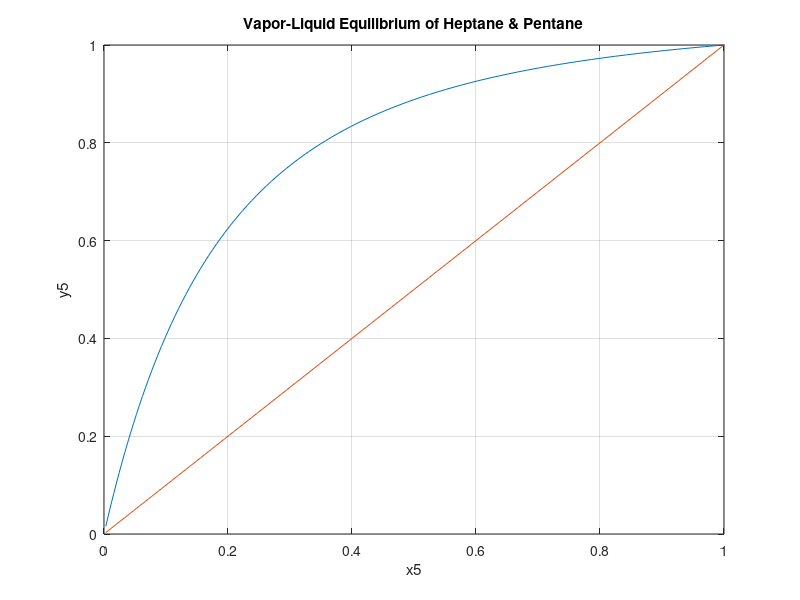

Here is the MATLAB script that generated this plot:
% Optimizing Distillation Column - Heptane/Pentane
%
% Prints conditions and compositions of entire column
%
% Obed Espina

clc; clear all; close all; format long;

% D = distillate (top) & B = bottom (of distillation column)
% p/P/5 = pentane (C5H12) & h/H/7 = heptane (C7H16)

P = 1.01325; %bar, atmospheric pressure

Cp7 = 256.1; %J / K mol, heat capacity of heptane @ boiling T.
Hvap7 = 31.77 * 1000; %J / mol, heat of vaporization for heptane
Cp5 = 125; %J / K mol, heat capacity of pentane @ boiling T.
Hvap5 = 25.79 * 1000; %J / mol, heat of vaporization for heptane

R = 8.314; %J / mol K
bpHep = 370.38076; %K
bpPen = 309.284033; %K
Q = @(flow1, flow2, Tout) ...
     (flow1*(bpHep-Tout)*Cp7 + flow2*Hvap7)/1e6/60/60; %MW
Q2 = @(flow1, flow2, Tout) ...
      (flow1*(bpPen-Tout)*Cp5 - flow2*Hvap5)/1e6/60/60; %MW

T_range = linspace(bpPen,bpHep,100); %K

%vapor pressures
Pvp5 = @(T) exp(10.422 - 26799./(R.*T)); % vapor pressure of pentane
Pvp7 = @(T) exp(11.431 - 35200./(R.*T)); % vapor pressure of heptane
%pentane
x5 = @(T) (P - Pvp7(T)) ./ (Pvp5(T) - Pvp7(T));
y5 = @(T) Pvp5(T).*x5(T)./P;
%heptane
x7 = @(T) P.*(1 - y5(T))./Pvp7(T);
y7 = @(T) 1 - y5(T);
plot(x5(T_range), y5(T_range), x5(T_range), x5(T_range));
grid on; title('Vapor-Liquid Equilibrium of Heptane & Pentane'); 
xlabel('x5'), ylabel('y5');
axis([0 1 0 1]);

% Feed
F = 5000; %mol/hr, feed stream
xH0 = 0.5; % 50% liquid H in feed stream
xP0 = 0.5; % 50% liquid P in feed stream
feedH = F*xH0; %mol, moles of H in feed
feedP = F*xP0; %mol, moles of P in feed

% Distillate
yHD = 0.98; % 95% H gas 
yPD = 1 - yHD; % 05% P gas 
distH = feedH * yHD; %mol, moles of H 
distP = feedP * yPD; %mol, moles of P 

xHD = x7(fzero(@(T) (y7(T) - yHD), 360));
xPD = x5(fzero(@(T) (y5(T) - yPD), 360));

% Bottom
xHB = 0.05; % 05% H gas 
xPB = 0.95; % 95% P gas 
botmH = feedH * xHB; %mol, moles of H 
botmP = feedP * xPB; %mol, moles of P 



D = 2500;
B = 2500;
% 
recycleRatio = [1 5 10 100]; %recycle ratio
f = [2 3 4 5]; % feed entry at stage 2, 3, 4, or 5

fprintf('\n');
    fprintf('NOTE: All Temperatures in Kelvin\n');
    fprintf('& Heat Duty in MegaWatts\n');
for q = recycleRatio
    fprintf('\n');
    fprintf('------------------------------------------------\n');
    fprintf('---------------recycle ratio: %d --------------\n', q);
    L = q*D; 
    V = L + D;
    
    for feedEntry = f

if (feedEntry == 2) 
%% Entry at Stage 2 %%%%%%%%%%%%%%%%%%%%%%%%%%%%%%%%%%%%%%%%%%%%%%%%%%%%%%%
x(1) = 0.95; %x1 = x(1)
y(1) = 0.95; y1 = y(1);
t(1) = fzero(@(T) (y5(T) - 0.95), 360);
fprintf('T1 = %f\t\tdeltaT = %f\tQ = %f\n', ...
                                t(1), bpPen-t(1), Q2(V, L, t(1)));
% Stage 1 %
t(2) = fzero(@(T) (y5(T) - y(1)), 360);
x(2) = x5(t(2)); 
y(2) = q*x(2)/(q+1) + y(1)/(q+1); 
if(x(2) < 0.05), 
    fprintf('T2 = %f\t\tdeltaT = %f\n', t(2), bpHep-t(2));
end
% Stage 2: Feed Entry %
t(3) = fzero(@(T) (y5(T) - y(2)), 360);
x(3) = x5(t(3)); 
y(3) = (V*y(2) + (L+F)*x(3) - F*xP0 - L*x(2))/V; 
if(x(3) < 0.05), 
    fprintf('T3 = %f\t\tdeltaT = %f\n', t(3), bpHep-t(3)); 
end
% Stage 3 %
t(4) = fzero(@(T) (y5(T) - y(3)), 360);
x(4) = x5(t(4)); 
y(4) = (V*y(3) + (L+F)*x(4) - (L+F)*x(3))/V;
if(x(4) < 0.05), 
    fprintf('T4 = %f\t\tdeltaT = %f\n', t(4), bpHep-t(4)); 
end
% Stage 4 %
t(5) = fzero(@(T) (y5(T) - y(4)), 360);
x(5) = x5(t(5)); 
y(5) = (V*y(4) + (L+F)*x(5) - (L+F)*x(4))/V;
if(x(5) < 0.05), 
    fprintf('T5 = %f\t\tdeltaT = %f\tQ = %f\n', ...
                                t(5), bpHep-t(5), Q((L+F), V, t(5))); 
end
% Stage 5 %
t(6) = fzero(@(T) (y5(T) - y(5)), 360);
x(6) = x5(t(6)); 
y(6) = (V*y(5) + (L+F)*x(6) - (L+F)*x(5))/V;
if(x(6) < 0.05), 
    fprintf('T6 = %f\t\tdeltaT = %f\tQ = %f\n', ...
                                t(6), bpHep-t(6), Q((L+F), V, t(6))); 
end

stgNum = 6;
fprintf('Pentane Balances:\n\n');
for k = 1:stgNum
    fprintf('\t\tx: %f\ty: %f\n', x(k), y(k));
    if k < stgNum, fprintf('---Stage %d----------------------\n', k); end
end
fprintf('\n\twith feed of %d mol/hr', F);
fprintf('\n\tand feed entrance at Stage 2\n');

end

if (feedEntry == 3) 
%% Entry at Stage 3 %%%%%%%%%%%%%%%%%%%%%%%%%%%%%%%%%%%%%%%%%%%%%%%%%%%%%%%

fprintf('\n\n');
x(1) = 0.95; %x1 = x(1)
y(1) = 0.95; y1 = y(1);
t(1) = fzero(@(T) (y5(T) - 0.95), 360);
fprintf('T1 = %f\t\tdeltaT = %f\tQ = %f\n', ...
                                t(1), bpPen-t(1), Q2(V, L, t(1)));
% Stage 1 %
t(2) = fzero(@(T) (y5(T) - y(1)), 360);
x(2) = x5(t(2)); 
y(2) = q*x(2)/(q+1) + y(1)/(q+1);
if(x(2) < 0.05), 
    fprintf('T2 = %f\t\tdeltaT = %f\n', t(2), bpHep-t(2));
end
% Stage 2 %
t(3) = fzero(@(T) (y5(T) - y(2)), 360);
x(3) = x5(t(3)); 
y(3) = (V*y(2) + (L)*x(3) - (L)*x(2))/V;
if(x(3) < 0.05), 
    fprintf('T3 = %f\t\tdeltaT = %f\n', t(2), bpHep-t(3));
end
% Stage 3: Feed Entry %
t(4) = fzero(@(T) (y5(T) - y(3)), 360);
x(4) = x5(t(4)); 
y(4) = (V*y(3) + (L+F)*x(4) - F*xP0 - L*x(3))/V; 
if(x(4) < 0.05), 
    fprintf('T4 = %f\t\tdeltaT = %f\n', t(4), bpHep-t(4));
end
% Stage 4 % 
t(5) = fzero(@(T) (y5(T) - y(4)), 360);
x(5) = x5(t(5)); 
y(5) = (V*y(4) + (L+F)*x(5) - (L+F)*x(4))/V; 
if(x(5) < 0.05), 
    fprintf('T5 = %f\t\tdeltaT = %f\tQ = %f\n', ...
                                t(5), bpHep-t(5), Q((L+F), V, t(5))); 
end
% Stage 5 %
t(6) = fzero(@(T) (y5(T) - y(5)), 360);
x(6) = x5(t(6)); 
y(6) = (V*y(5) + (L+F)*x(6) - (L+F)*x(5))/V; 
if(x(6) < 0.05), 
    fprintf('T6 = %f\t\tdeltaT = %f\tQ = %f\n', ...
                                t(6), bpHep-t(6), Q((L+F), V, t(6))); 
end
stgNum = 6;
fprintf('Pentane Balances:\n\n');
for k = 1:stgNum
    fprintf('\t\tx: %f\ty: %f\n', x(k), y(k));
    if k < stgNum, fprintf('---Stage %d----------------------\n', k); end
end
fprintf('\n\twith feed of %d mol/hr', F);
fprintf('\n\tand feed entrance at Stage 3\n');
end

if (feedEntry == 4) 
%% Entry at Stage 4 %%%%%%%%%%%%%%%%%%%%%%%%%%%%%%%%%%%%%%%%%%%%%%%%%%%%%%%

fprintf('\n\n');
x(1) = 0.95; %x1 = x(1)
y(1) = 0.95; y1 = y(1);
t(1) = fzero(@(T) (y5(T) - 0.95), 360);
fprintf('T1 = %f\t\tdeltaT = %f\tQ = %f\n', ...
                                t(1), bpPen-t(1), Q2(V, L, t(1)));
% Stage 1 %
t(2) = fzero(@(T) (y5(T) - y(1)), 360);
x(2) = x5(t(2)); 
y(2) = q*x(2)/(q+1) + y(1)/(q+1); 
if(x(2) < 0.05), 
    fprintf('T2 = %f\t\tdeltaT = %f\n', t(2), bpHep-t(2));
end
% Stage 2 %
t(3) = fzero(@(T) (y5(T) - y(2)), 360);
x(3) = x5(t(3)); 
y(3) = (V*y(2) + (L)*x(3) - (L)*x(2))/V;
if(x(3) < 0.05), 
    fprintf('T3 = %f\t\tdeltaT = %f\n', t(3), bpHep-t(3));
end
% Stage 3 %
t(4) = fzero(@(T) (y5(T) - y(3)), 360);
x(4) = x5(t(4)); 
y(4) = (V*y(3) + (L)*x(4) - (L)*x(3))/V; 
if(x(4) < 0.05), 
    fprintf('T4 = %f\t\tdeltaT = %f\n', t(4), bpHep-t(4));
end
% Stage 4: Feed Entry %
t(5) = fzero(@(T) (y5(T) - y(4)), 360);
x(5) = x5(t(5)); 
y(5) = (V*y(4) + (L+F)*x(5) - F*xP0 - L*x(4))/V; 
if(x(5) < 0.05), 
    fprintf('T5 = %f\t\tdeltaT = %f\tQ = %f\n', ...
                                t(5), bpHep-t(5), Q((L+F), V, t(5))); 
end
% Stage 5 %
t(6) = fzero(@(T) (y5(T) - y(5)), 360);
x(6) = x5(t(6)); 
y(6) = (V*y(5) + (L+F)*x(6) - (L+F)*x(5))/V;
if(x(6) < 0.05), 
    fprintf('T6 = %f\t\tdeltaT = %f\tQ = %f\n', ...
                                t(6), bpHep-t(6), Q((L+F), V, t(6))); 
end
% Stage 6 %
t(7) = fzero(@(T) (y5(T) - y(6)), 360);
x(7) = x5(t(7)); 
y(7) = (V*y(6) + (L+F)*x(7) - (L+F)*x(6))/V; 
if(x(7) < 0.05), 
    fprintf('T7 = %f\t\tdeltaT = %f\tQ = %f\n', ...
                                t(7), bpHep-t(7), Q((L+F), V, t(7))); 
end

stgNum = 7;
fprintf('Pentane Balances:\n\n');
for k = 1:stgNum
    fprintf('\t\tx: %f\ty: %f\n', x(k), y(k));
    if k < stgNum, fprintf('---Stage %d----------------------\n', k); end
end
fprintf('\n\twith feed of %d mol/hr', F);
fprintf('\n\tand feed entrance at Stage 4\n');
end

if (feedEntry == 5) 
%% Entry at Stage 5 %%%%%%%%%%%%%%%%%%%%%%%%%%%%%%%%%%%%%%%%%%%%%%%%%%%%%%%

fprintf('\n\n');
x(1) = 0.95; %x1 = x(1)
y(1) = 0.95; y1 = y(1);
t(1) = fzero(@(T) (y5(T) - 0.95), 360);
fprintf('T1 = %f\t\tdeltaT = %f\tQ = %f\n', ...
                                t(1), bpPen-t(1), Q2(V, L, t(1)));
% Stage 1 %
t(2) = fzero(@(T) (y5(T) - y(1)), 360);
x(2) = x5(t(2)); 
y(2) = q*x(2)/(q+1) + y(1)/(q+1); 
if(x(2) < 0.05), 
    fprintf('T2 = %f\t\tdeltaT = %f\n', t(2), bpHep-t(2));
end
% Stage 2 %
t(3) = fzero(@(T) (y5(T) - y(2)), 360);
x(3) = x5(t(3)); 
y(3) = (V*y(2) + (L)*x(3) - (L)*x(2))/V; 
if(x(3) < 0.05), 
    fprintf('T3 = %f\t\tdeltaT = %f\n', t(3), bpHep-t(3));
end
% Stage 3 %
t(4) = fzero(@(T) (y5(T) - y(3)), 360);
x(4) = x5(t(4)); 
y(4) = (V*y(3) + (L)*x(4) - (L)*x(3))/V; 
if(x(4) < 0.05), 
    fprintf('T4 = %f\t\tdeltaT = %f\n', t(4), bpHep-t(4));
end
% Stage 4 %
t(5) = fzero(@(T) (y5(T) - y(4)), 360);
x(5) = x5(t(5)); 
y(5) = (V*y(4) + (L)*x(5) - (L)*x(4))/V; 
if(x(5) < 0.05), 
    fprintf('T5 = %f\t\tdeltaT = %f\tQ = %f\n', ...
                                t(5), bpHep-t(5), Q((L+F), V, t(5))); 
end
% Stage 5: Feed Entry %
t(6) = fzero(@(T) (y5(T) - y(5)), 360);
x(6) = x5(t(6)); 
y(6) = (V*y(5) + (L+F)*x(6) - F*xP0 - L*x(5))/V; 
if(x(6) < 0.05), 
    fprintf('T6 = %f\t\tdeltaT = %f\tQ = %f\n', ...
                                t(6), bpHep-t(6), Q((L+F), V, t(6))); 
end
% Stage 6 %
t(7) = fzero(@(T) (y5(T) - y(6)), 360);
x(7) = x5(t(7)); 
y(7) = (V*y(6) + (L+F)*x(7) - (L+F)*x(6))/V;
if(x(7) < 0.05), 
    fprintf('T7 = %f\t\tdeltaT = %f\tQ = %f\n', ...
                                t(7), bpHep-t(7), Q((L+F), V, t(7))); 
end

stgNum = 7;
fprintf('Pentane Balances:\n\n');
for k = 1:stgNum
    fprintf('\t\tx: %f\ty: %f\n', x(k), y(k));
    if k < stgNum, fprintf('---Stage %d----------------------\n', k); end
end
fprintf('\n\twith feed of %d mol/hr', F);
fprintf('\n\tand feed entrance at Stage 5\n');
end


    end % end for loop for feed entry point
end % end for loop for all recycle ratios
